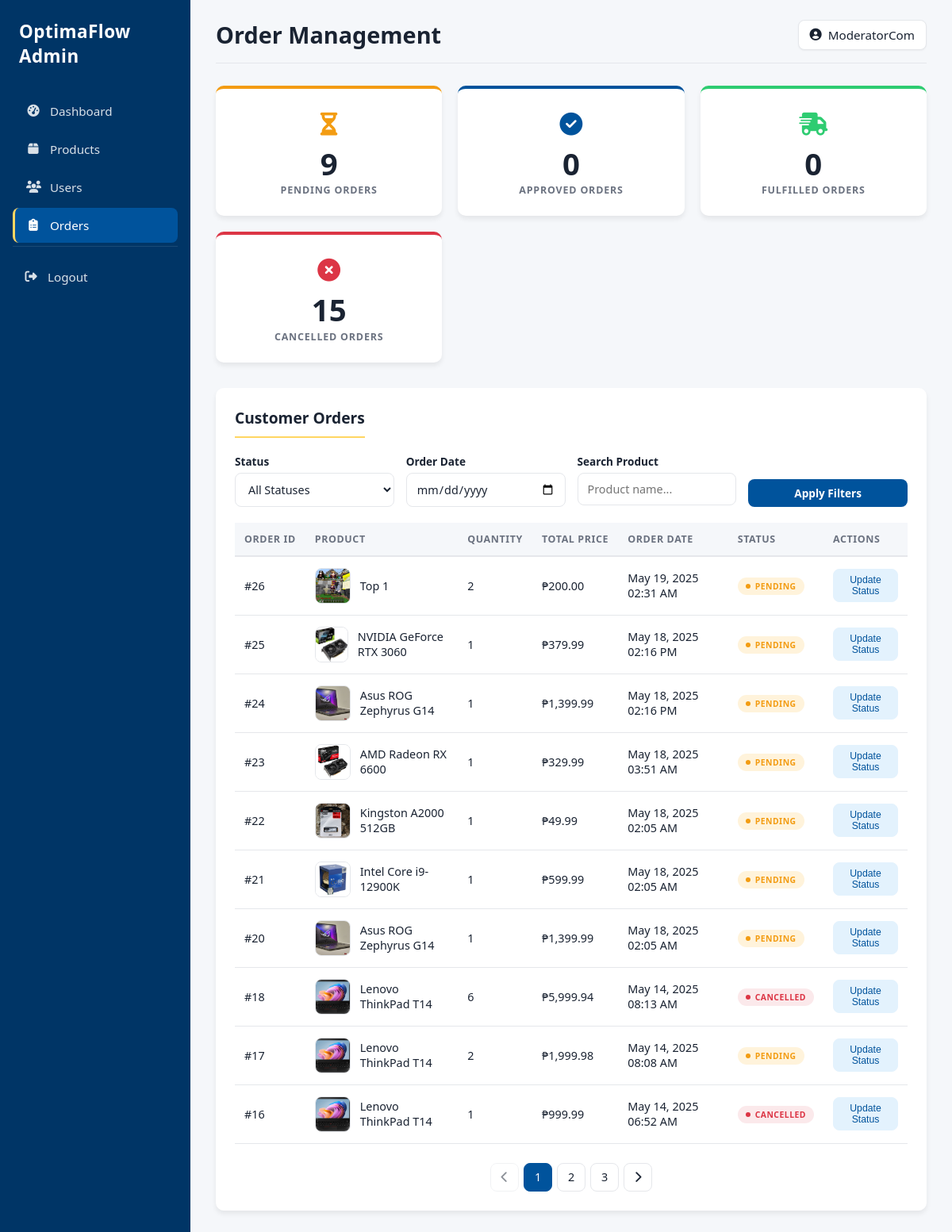
The app's page /bicol_depot_login/admin_order.php (signed in), older data.
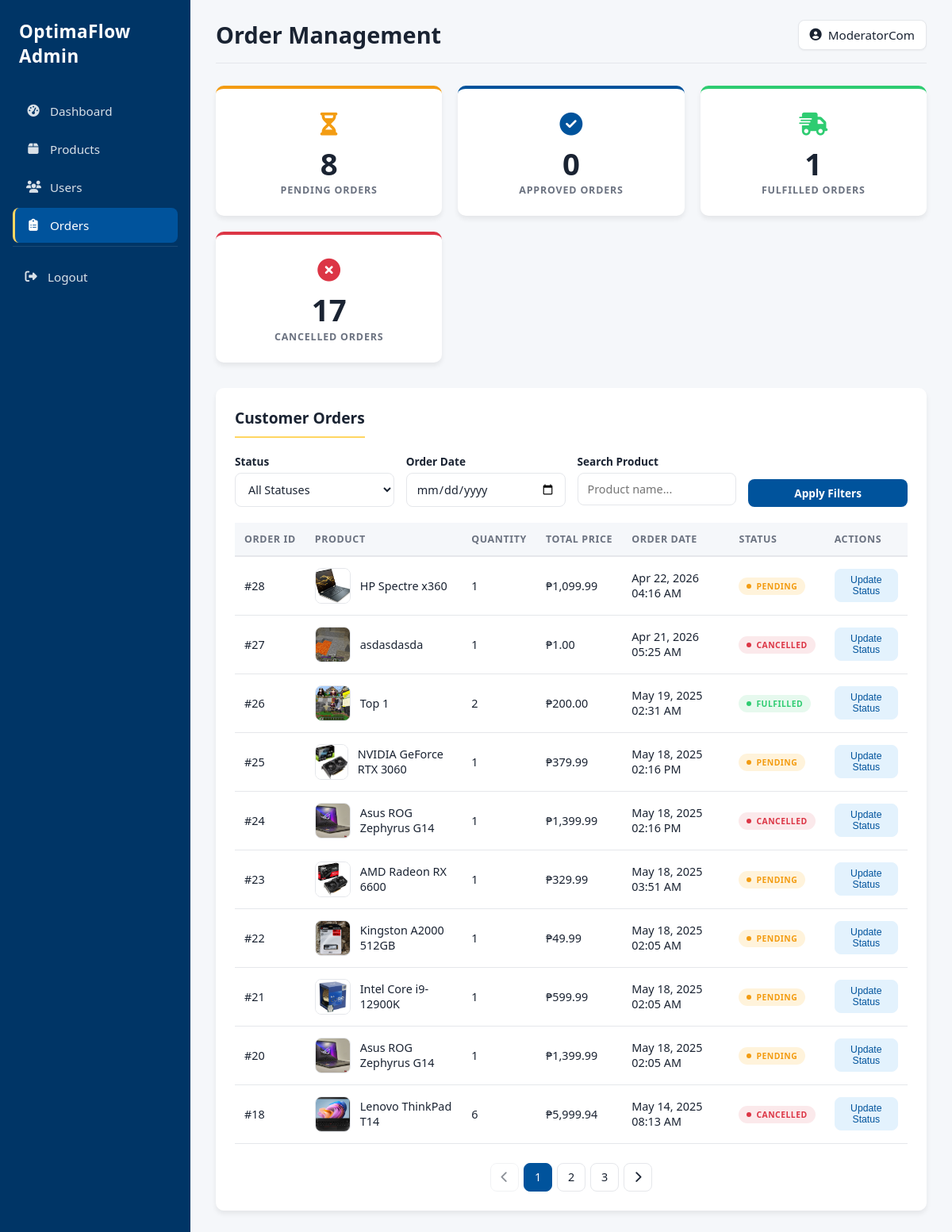
The same page, newer data.
### tables this page shows
CREATE TABLE `reservations` (
  `id` int(11) NOT NULL,
  `user_id` int(11) DEFAULT NULL,
  `product_id` int(11) DEFAULT NULL,
  `quantity` int(11) DEFAULT NULL,
  `status` enum('pending','approved','fulfilled','cancelled') NOT NULL DEFAULT 'pending',
  `reserved_at` timestamp NOT NULL DEFAULT current_timestamp()
);

CREATE TABLE `products` (
  `id` int(11) NOT NULL,
  `name` varchar(255) NOT NULL,
  `description` text DEFAULT NULL,
  `image` varchar(255) DEFAULT NULL,
  `category` varchar(100) DEFAULT NULL,
  `price` decimal(10,2) NOT NULL,
  `quantity` int(11) NOT NULL DEFAULT 0
);

### bicol_depot_login/admin_order.php (the view, shortened to what the changed rows need)
<?php
include 'db.php';
$statusFilter = isset($_GET['status']) ? $_GET['status'] : '';
$dateFilter = isset($_GET['date']) ? $_GET['date'] : '';
$searchQuery = isset($_GET['search']) ? $_GET['search'] : '';
$page = isset($_GET['page']) ? (int) $_GET['page'] : 1;
$itemsPerPage = 10;
$offset = ($page - 1) * $itemsPerPage;
$query = "SELECT r.id, r.user_id, r.product_id, r.quantity, r.status, r.reserved_at, p.name as product_name, p.price
          FROM reservations r
          JOIN products p ON r.product_id = p.id
          WHERE 1=1";
$countQuery = "SELECT COUNT(*) as total FROM reservations r
               JOIN products p ON r.product_id = p.id
               WHERE 1=1";
$params = [];
$types = "";
$query .= " ORDER BY r.reserved_at DESC LIMIT ?, ?";
$params[] = $offset;
$params[] = $itemsPerPage;
$types .= "ii";
$countStmt = $conn->prepare($countQuery);
$countStmt->execute();
$countResult = $countStmt->get_result();
$totalRows = $countResult->fetch_assoc()['total'];
$totalPages = ceil($totalRows / $itemsPerPage);
$stmt = $conn->prepare($query);
if (!empty($types) && !empty($params)) {
    $paramRefs = [];
    foreach ($params as $key => $value) {
        $paramRefs[] = &$params[$key];
    }
    call_user_func_array([$stmt, 'bind_param'], array_merge([$types], $paramRefs));
}
$stmt->execute();
$result = $stmt->get_result();
$orders = [];
while ($row = $result->fetch_assoc()) {
    $orders[] = $row;
}
$statuses = ['pending', 'approved', 'fulfilled', 'cancelled'];
$statusCounts = [];
foreach ($statuses as $status) {
    $statusCountQuery = "SELECT COUNT(*) as count FROM reservations WHERE status = ?";
    $statusStmt = $conn->prepare($statusCountQuery);
    $statusStmt->bind_param("s", $status);
    $statusStmt->execute();
    $statusResult = $statusStmt->get_result();
    $statusCounts[$status] = $statusResult->fetch_assoc()['count'];
}
?>
<!DOCTYPE html>
<html lang="en">
<head>
    <link rel="stylesheet" href="https://cdnjs.cloudflare.com/ajax/libs/font-awesome/6.5.1/css/all.min.css"/>
    <link rel="stylesheet" href="assets/css/admin/orders.css"/>
</head>
<body>
    <div class="container">
        <main class="main">
            <header class="header">
                <h1>Order Management</h1>
            </header>
            <section class="stats-cards">
                <div class="stat-card pending">
                    <div class="stat-icon"><i class="fa-solid fa-hourglass-half"></i></div>
                    <div class="stat-value"><?php echo $statusCounts['pending'] ?? 0; ?></div>
                    <div class="stat-label">Pending Orders</div>
                </div>
                <div class="stat-card fulfilled">
                    <div class="stat-icon"><i class="fa-solid fa-truck-fast"></i></div>
                    <div class="stat-value"><?php echo $statusCounts['fulfilled'] ?? 0; ?></div>
                    <div class="stat-label">Fulfilled Orders</div>
                </div>
                <div class="stat-card cancelled">
                    <div class="stat-icon"><i class="fa-solid fa-circle-xmark"></i></div>
                    <div class="stat-value"><?php echo $statusCounts['cancelled'] ?? 0; ?></div>
                    <div class="stat-label">Cancelled Orders</div>
                </div>
            </section>
            <div class="orders-container">
                <h2>Customer Orders</h2>
                <?php if (empty($orders)): ?>
                    <div class="empty-state">
                        <i class="fa-solid fa-inbox empty-state-icon"></i>
                        <h3 class="empty-state-message">No orders found</h3>
                        <p class="empty-state-description">Try changing your filters or check back later</p>
                    </div>
                <?php else: ?>
                    <div class="table-wrapper">
                        <table class="orders-table">
                            <thead>
                                <tr>
                                    <th>Order ID</th>
                                    <th>Product</th>
                                    <th>Quantity</th>
                                    <th>Total Price</th>
                                    <th>Order Date</th>
                                    <th>Status</th>
                                    <th>Actions</th>
                                </tr>
                            </thead>
                            <tbody>
                                <?php foreach ($orders as $order): ?>
                                    <?php
                                    $imageName = preg_replace('/[^a-zA-Z0-9]/', '', $order['product_name']) . '.jpg';
                                    $imagePath = file_exists("assets/img/$imageName") ? "assets/img/$imageName" : 'assets/img/placeholder.jpg';
                                    ?>
                                    <tr>
                                        <td>#<?php echo htmlspecialchars($order['id']); ?></td>
                                        <td>
                                            <div class="product-details">
                                                <img src="<?php echo htmlspecialchars($imagePath); ?>" class="product-image"
                                                    alt="Product">
                                                <span><?php echo htmlspecialchars($order['product_name']); ?></span>
                                            </div>
                                        </td>
                                        <td><?php echo htmlspecialchars($order['quantity']); ?></td>
                                        <td>₱<?php echo number_format($order['price'] * $order['quantity'], 2); ?></td>
                                        <td><?php echo date('M d, Y h:i A', strtotime($order['reserved_at'])); ?></td>
                                        <td>
                                            <span class="status-badge status-<?php echo htmlspecialchars($order['status']); ?>">
                                                <?php echo ucfirst(htmlspecialchars($order['status'])); ?>
                                            </span>
                                        </td>
                                        <td>
                                            <button class="update-status-btn"
                                                data-id="<?php echo htmlspecialchars($order['id']); ?>"
                                                data-product="<?php echo htmlspecialchars($order['product_name']); ?>"
                                                data-quantity="<?php echo htmlspecialchars($order['quantity']); ?>"
                                                data-price="₱<?php echo number_format($order['price'] * $order['quantity'], 2); ?>"
                                                data-status="<?php echo htmlspecialchars($order['status']); ?>">
                                                Update Status
                                            </button>
                                        </td>
                                    </tr>
                                <?php endforeach; ?>
                            </tbody>
                        </table>
                    </div>
                    <?php if ($totalPages > 1): ?>
                        <div class="pagination">
                            <a href="?page=<?php echo $page - 1; ?>&status=<?php echo urlencode($statusFilter); ?>&date=<?php echo urlencode($dateFilter); ?>&search=<?php echo urlencode($searchQuery); ?>"
                                class="pagination-item <?php echo $page <= 1 ? 'disabled' : ''; ?>">
                                <i class="fa-solid fa-chevron-left"></i>
                            </a>
                            <?php for ($i = 1; $i <= $totalPages; $i++): ?>
                                <a href="?page=<?php echo $i; ?>&status=<?php echo urlencode($statusFilter); ?>&date=<?php echo urlencode($dateFilter); ?>&search=<?php echo urlencode($searchQuery); ?>"
                                    class="pagination-item <?php echo $page == $i ? 'active' : ''; ?>"><?php echo $i; ?></a>
                            <?php endfor; ?>
                            <a href="?page=<?php echo $page + 1; ?>&status=<?php echo urlencode($statusFilter); ?>&date=<?php echo urlencode($dateFilter); ?>&search=<?php echo urlencode($searchQuery); ?>"
                                class="pagination-item <?php echo $page >= $totalPages ? 'disabled' : ''; ?>">
                                <i class="fa-solid fa-chevron-right"></i>
                            </a>
                        </div>
                    <?php endif; ?>
                <?php endif; ?>
            </div>
        </main>
    </div>
</body>
</html>

Row changes from the older to the newer data that the page shows:
no longer on this page (row unchanged): reservations: id "17", product.name "Lenovo ThinkPad T14", quantity "2", $order['price'] * $order['quantity'] "1,999.98", reserved_at "May 14, 2025 08:08 AM", status "PENDING"
no longer on this page (row unchanged): reservations: id "16", product.name "Lenovo ThinkPad T14", quantity "1", $order['price']*$order['quantity'] "999.99", reserved_at "May 14, 2025 06:52 AM", status "CANCELLED"
added reservations: id "28", shows a picture, product.name "HP Spectre x360", quantity "1", $order['price'] * $order['quantity'] "1,099.99", reserved_at "Apr 22, 2026 04:16 AM", status "PENDING"
added reservations: id "27", product.name (picture), product.name "asdasdasda", quantity "1", $order['price']*$order['quantity'] "1.00", reserved_at "Apr 21, 2026 05:25 AM", status "CANCELLED"
changed reservations "Top 1": status "PENDING" → "FULFILLED"
changed reservations id 24: status "PENDING" → "CANCELLED"
Text that changed along with them:
$statusCounts['pending']: "9" → "8"
$statusCounts['fulfilled']: "0" → "1"
$statusCounts['cancelled']: "15" → "17"
